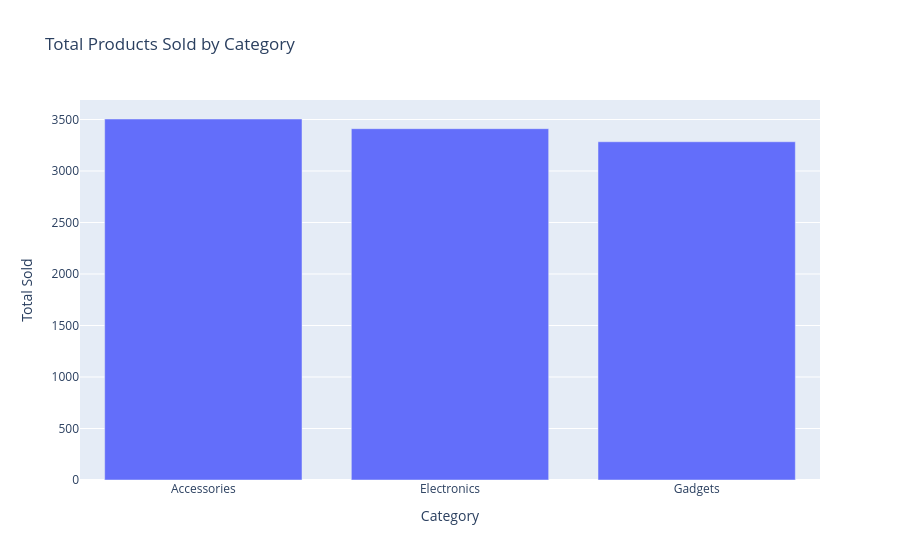

The notebook cell this image was saved under:
### Code cell
#Plot the total quantity sold per category using Plotly express
fig = px.bar(cat, x='Category', y='Total_sold',
             title= 'Total Products Sold by Category',
             labels={'Category':'Category','Total_sold':'Total Sold'})
fig.show()

### Figure 1 — Plotly figure (JSON) as saved in the notebook; plotly's stock layout.template omitted (floating-point values rounded to 4 significant figures)
{"data": [{"hovertemplate": "Category=%{x}<br>Total Sold=%{y}<extra></extra>", "legendgroup": "", "marker": {"color": "#636efa", "pattern": {"shape": ""}}, "name": "", "orientation": "v", "showlegend": false, "textposition": "auto", "type": "bar", "x": ["Accessories", "Electronics", "Gadgets"], "xaxis": "x", "y": [3505, 3411, 3284], "yaxis": "y"}], "layout": {"barmode": "relative", "legend": {"tracegroupgap": 0}, "title": {"text": "Total Products Sold by Category"}, "xaxis": {"anchor": "y", "domain": [0, 1], "title": {"text": "Category"}}, "yaxis": {"anchor": "x", "domain": [0, 1], "title": {"text": "Total Sold"}}}}
